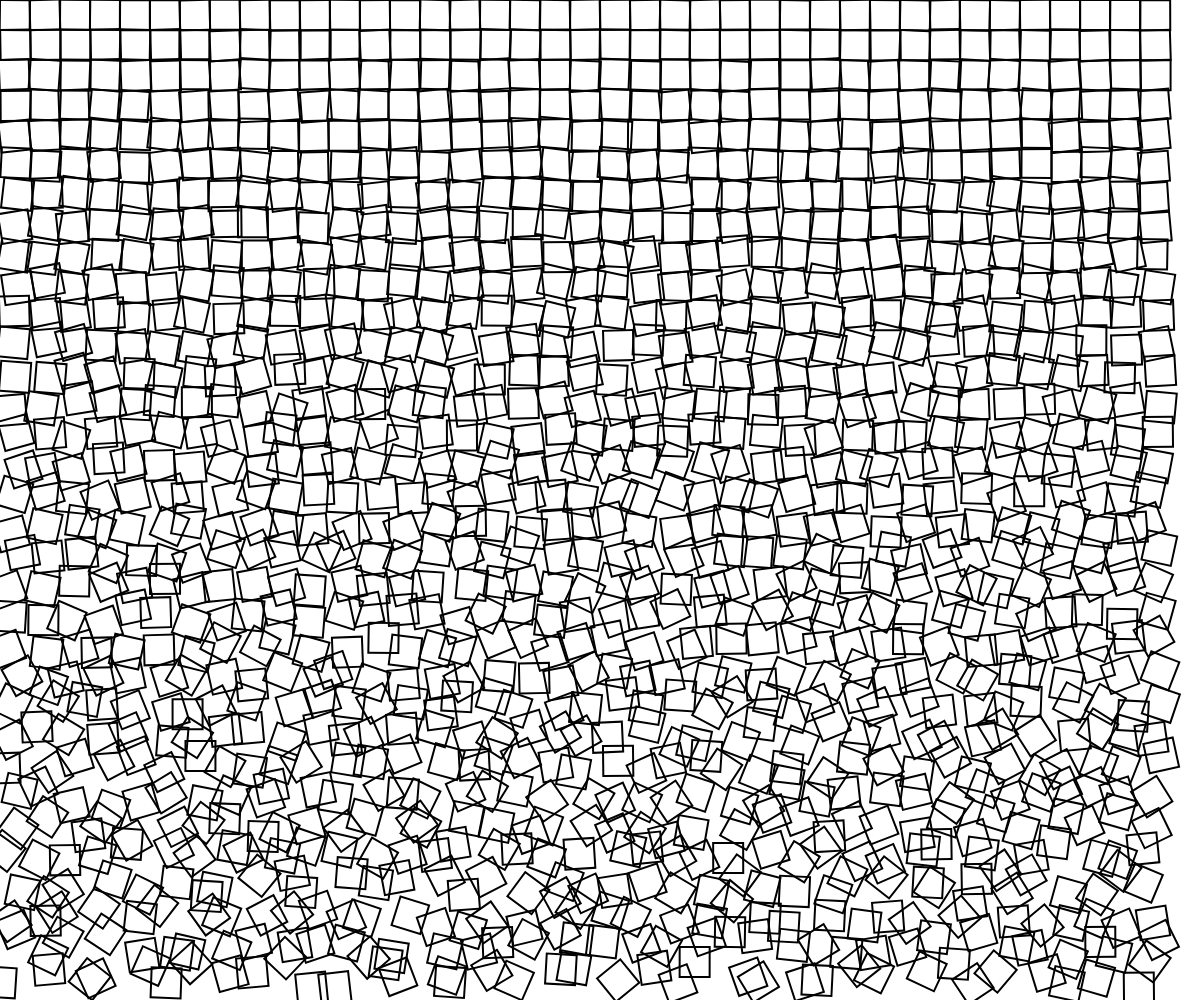
Frame 1 (no input)
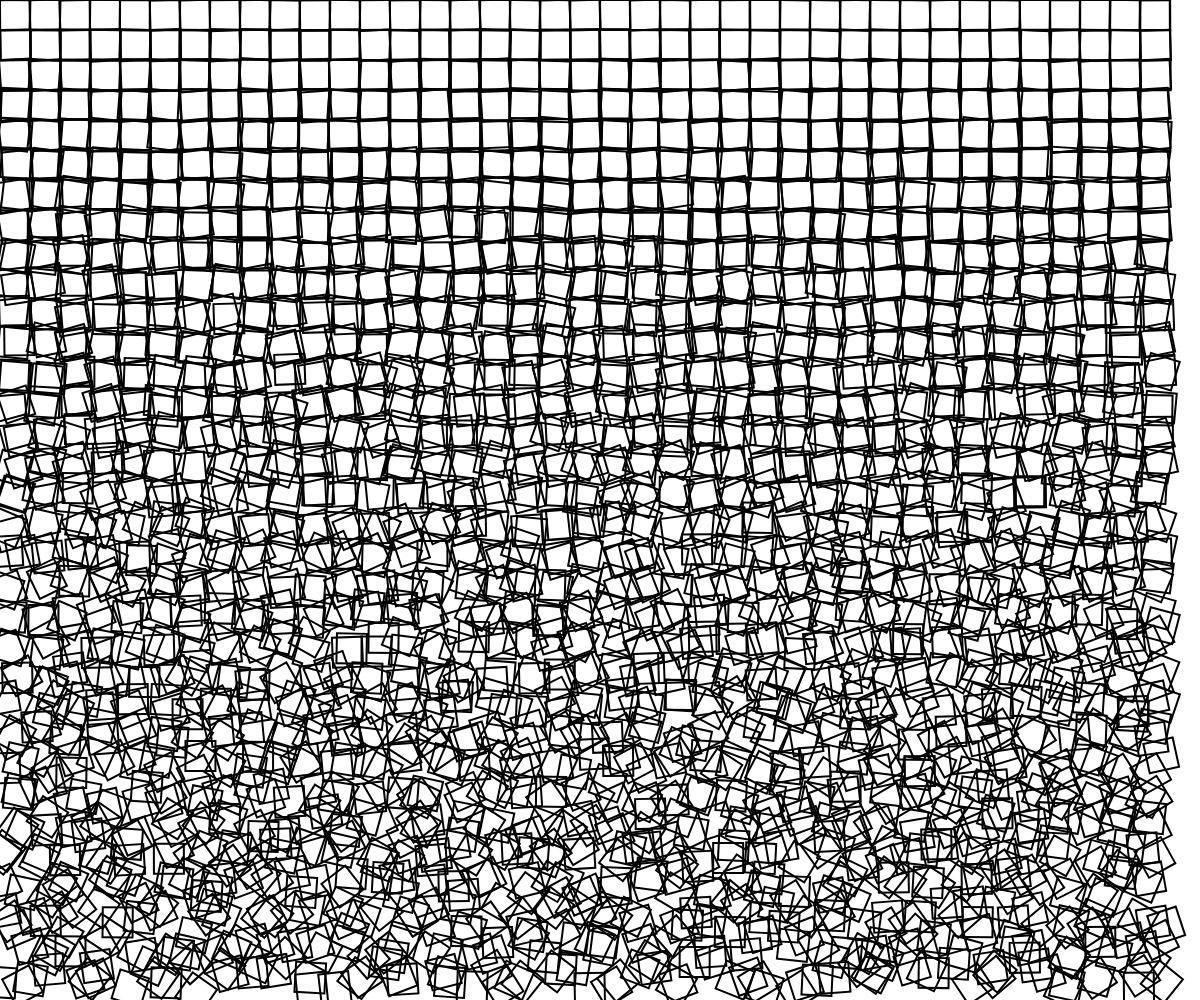
Frame 2 (the mouse pressed at the canvas centre, redrawn once)

The p5.js sketch that drew these frames (run headless with seeded random() and noise() and a simulated clock; the mouse was pressed at the canvas centre and the sketch redrawn once):

// p5.js sketch
// ── sketch.js
// Cubic dissaray
// Tyler Lusher 
// October 24,2023

let squareSize=30;

function setup() {
  createCanvas(windowWidth, windowHeight);
  strokeWeight(2);
  rectMode(CENTER);
  noFill();
  noLoop();
}



function draw() {
  drawRectangles();// noLoop makes it so it makes one image
}

function drawRectangles(){
  let s =squareSize;
  for (let x = s/2;x<width-s/2;x+=s){
    for (let y =s/2;y<height-s/2;y+=s){
      push();
      translate(x,y);
      let rAmount = map(y,0,height,1,45);
      rotate(radians(random(-rAmount,rAmount)));
      let offset = map(y,0,height,0,15);
      square(random(-offset,offset),random(-offset,offset),s);
      pop();
    }
  }
}
